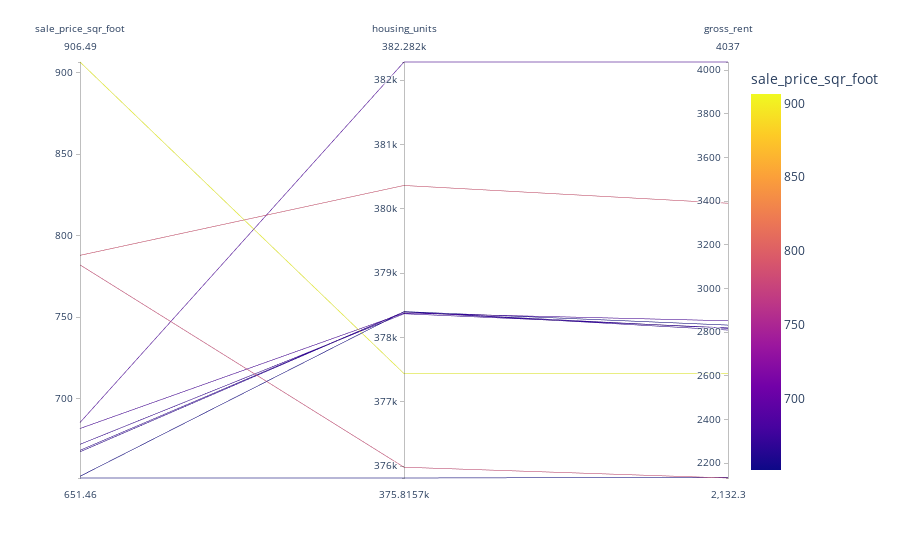

The notebook cell this image was saved under:
### Markdown cell above
## Parallel Coordinates and Parallel Categories Analysis

In this section, you will use plotly express to create parallel coordinates and parallel categories visualizations so that investors can interactively filter and explore various factors related to the sales price of the neighborhoods. 

Using the DataFrame of Average values per neighborhood (calculated above), create the following visualizations:
1. Create a Parallel Coordinates Plot
2. Create a Parallel Categories Plot

### Code cell
# Parallel Coordinates Plot
# YOUR CODE HERE!
px.parallel_coordinates(df_expensive_neighborhoods,color = 'sale_price_sqr_foot',)

### Figure 1 — Plotly figure (JSON) as saved in the notebook; plotly's stock layout.template omitted (floating-point values rounded to 4 significant figures)
{"data": [{"dimensions": [{"label": "sale_price_sqr_foot", "values": [906.5, 788.0, 782.1, 685.5, 681.8, 672.1, 668.4, 667.5, 652.5, 651.5]}, {"label": "housing_units", "values": [377400.0, 380363, 376000.0, 382282, 378400.0, 378400.0, 378400.0, 378400.0, 378400.0, 375800.0]}, {"label": "gross_rent", "values": [2612.0, 3390.0, 2132.0, 4037, 2852.0, 2820.0, 2810.0, 2817.0, 2832.0, 2135]}], "domain": {"x": [0, 1], "y": [0, 1]}, "line": {"color": [906.5, 788.0, 782.1, 685.5, 681.8, 672.1, 668.4, 667.5, 652.5, 651.5], "coloraxis": "coloraxis"}, "name": "", "type": "parcoords"}], "layout": {"autosize": true, "coloraxis": {"colorbar": {"title": {"text": "sale_price_sqr_foot"}}, "colorscale": [[0, "#0d0887"], [0.1111, "#46039f"], [0.2222, "#7201a8"], [0.3333, "#9c179e"], [0.4444, "#bd3786"], [0.5556, "#d8576b"], [0.6667, "#ed7953"], [0.7778, "#fb9f3a"], [0.8889, "#fdca26"], [1, "#f0f921"]]}, "legend": {"tracegroupgap": 0}, "margin": {"t": 60}}}
